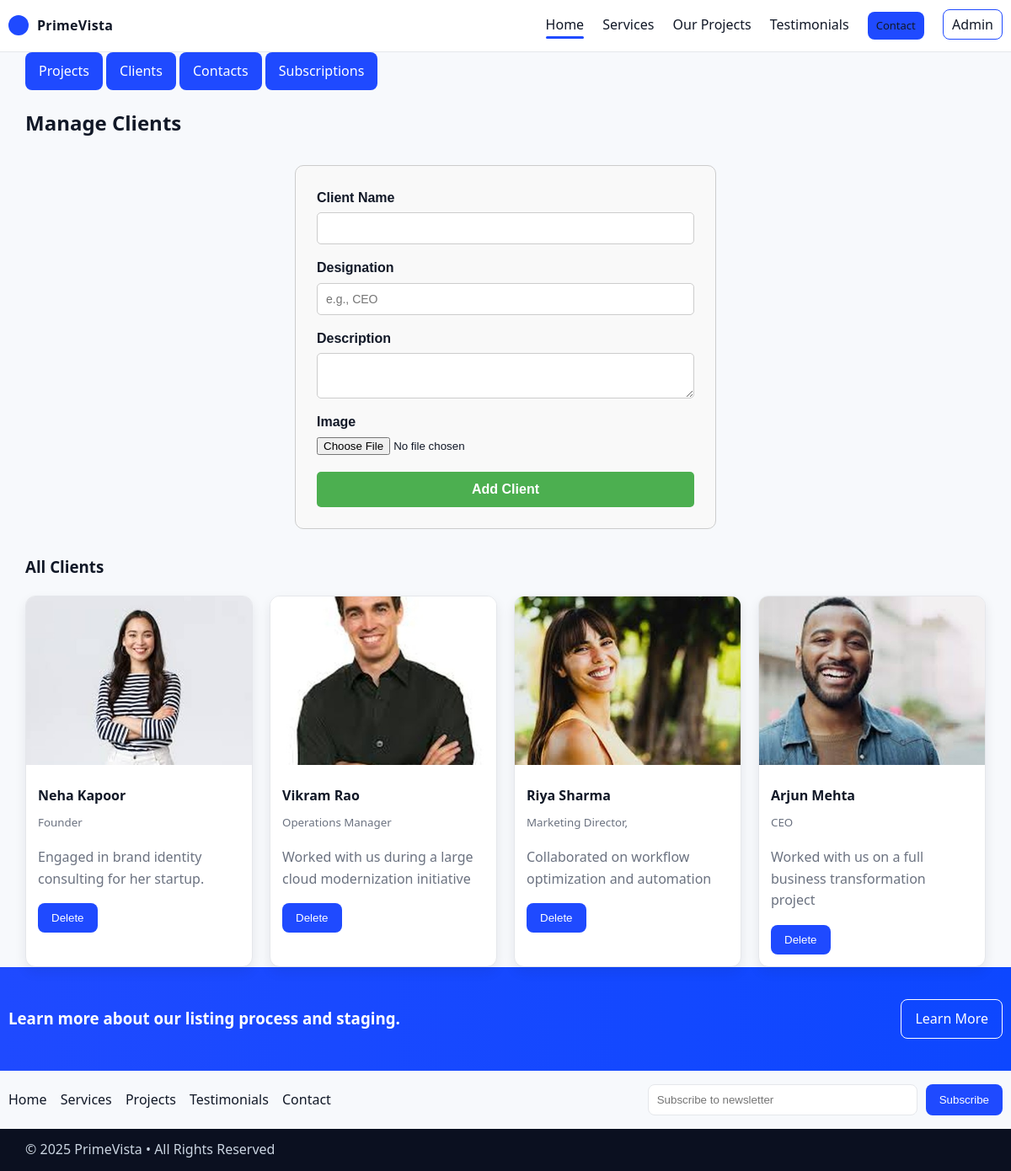
Page /admin/clients on the committed database.
### tables this page shows
CREATE TABLE clients (
            id INTEGER PRIMARY KEY AUTOINCREMENT,
            name TEXT NOT NULL,
            designation TEXT NOT NULL,
            description TEXT NOT NULL,
            image_filename TEXT
        );

### app.py (the view, shortened to what this page needs)
@app.route('/admin/clients', methods=['GET', 'POST'])
def admin_clients():
    conn = get_db()
    clients = conn.execute('SELECT * FROM clients ORDER BY id DESC').fetchall()
    conn.close()
    return render_template('admin/clients.html', clients=clients, title='Clients · PrimeVista')

### app.py (called while the page is built)
def get_db():
    conn = sqlite3.connect(DB_PATH)
    conn.row_factory = sqlite3.Row
    return conn

### templates/admin/clients.html
{% extends 'admin/base.html' %}
{% block admin_content %}
<h2>Manage Clients</h2>
<form class="form" method="post" enctype="multipart/form-data"
      style="max-width: 500px; margin: 30px auto; padding: 25px; border: 1px solid #ccc; border-radius: 10px; background-color: #f9f9f9; font-family: Arial, sans-serif;">
  <label style="display: block; margin-bottom: 15px; font-weight: bold;">
    Client Name
    <input type="text" name="name" required
           style="display: block; width: 100%; padding: 10px; margin-top: 5px; border: 1px solid #ccc; border-radius: 5px; font-size: 14px;" />
  </label>
  <label style="display: block; margin-bottom: 15px; font-weight: bold;">
    Designation
    <input type="text" name="designation" placeholder="e.g., CEO" required
           style="display: block; width: 100%; padding: 10px; margin-top: 5px; border: 1px solid #ccc; border-radius: 5px; font-size: 14px;" />
  </label>
  <label style="display: block; margin-bottom: 15px; font-weight: bold;">
    Description
    <textarea name="description" required
              style="display: block; width: 100%; padding: 10px; margin-top: 5px; border: 1px solid #ccc; border-radius: 5px; font-size: 14px; resize: vertical;"></textarea>
  </label>
  <label style="display: block; margin-bottom: 20px; font-weight: bold;">
    Image
    <input type="file" name="image" accept="image/*"
           style="display: block; margin-top: 5px;" />
  </label>
  <button type="submit"
          style="width: 100%; padding: 12px; background-color: #4CAF50; color: white; border: none; border-radius: 5px; cursor: pointer; font-size: 16px; font-weight: bold;">
    Add Client
  </button>
</form>
<h3>All Clients</h3>
<div class="grid">
  {% for c in clients %}
    <div class="card">
      {% if c.image_filename %}
        <img src="{{ url_for('static', filename='uploads/' ~ c.image_filename) }}" alt="{{ c.name }}" />
      {% else %}
        <img src="{{ url_for('static', filename='img/client-default.jpg') }}" alt="{{ c.name }}" />
      {% endif %}
      <div class="card-body">
        <h4>{{ c.name }}</h4>
        <small class="muted">{{ c.designation }}</small>
        <p>{{ c.description }}</p>
        <form method="post" action="{{ url_for('delete_client', cid=c.id) }}">
          <button class="btn danger" type="submit">Delete</button>
        </form>
      </div>
    </div>
  {% else %}
    <p class="muted">No clients yet.</p>
  {% endfor %}
</div>
{% endblock %}

### static/css/style.css (style rules this page uses)
:root { --primary: #1f4aff; --primary-700:#1734b8; --accent: #ff7a00; --accent-700:#d96400; --bg:#f7f9fc; --paper:#ffffff; --text:#111827; --muted:#6b7280; --border:#e5e7eb; --shadow-sm: 0 6px 14px rgba(17,24,39,.08); --shadow:0 12px 28px rgba(17,24,39,.12); --radius:12px; }
* { box-sizing:border-box }
html,body { margin:0;padding:0 }
body { font-family:system-ui,-apple-system,Segoe UI,Roboto,Arial,sans-serif;background:var(--bg);color:var(--text);line-height:1.6 }
img { max-width:100%;display:block }
.btn { display:inline-block;background:var(--primary);color:#fff;border:none;border-radius:8px;padding:10px 16px;cursor:pointer;text-decoration:none }
.grid { display:grid;grid-template-columns:repeat(auto-fill,minmax(270px,1fr));gap:20px }
.card { background:#fff;border:1px solid var(--border);border-radius:var(--radius);overflow:hidden;box-shadow:var(--shadow-sm) }
.card img { width:100%;height:200px;object-fit:cover }
.card-body { padding:14px }
.card h4 { margin:10px 0 6px }
.card p { color:var(--muted) }
.muted { color:var(--muted) }

### rows in the picture
clients: image_filename (picture), name "Neha Kapoor", designation "Founder", description "Engaged in brand identity consulting for her startup."
clients: image_filename (picture), name "Vikram Rao", designation "Operations Manager", description "Worked with us during a large cloud modernization initiative"
clients: image_filename (picture), name "Riya Sharma", designation "Marketing Director,", description "Collaborated on workflow optimization and automation"
clients: image_filename (picture), name "Arjun Mehta", designation "CEO", description "Worked with us on a full business transformation project"

### other values in the picture
{{ 2025 }} "2025"
